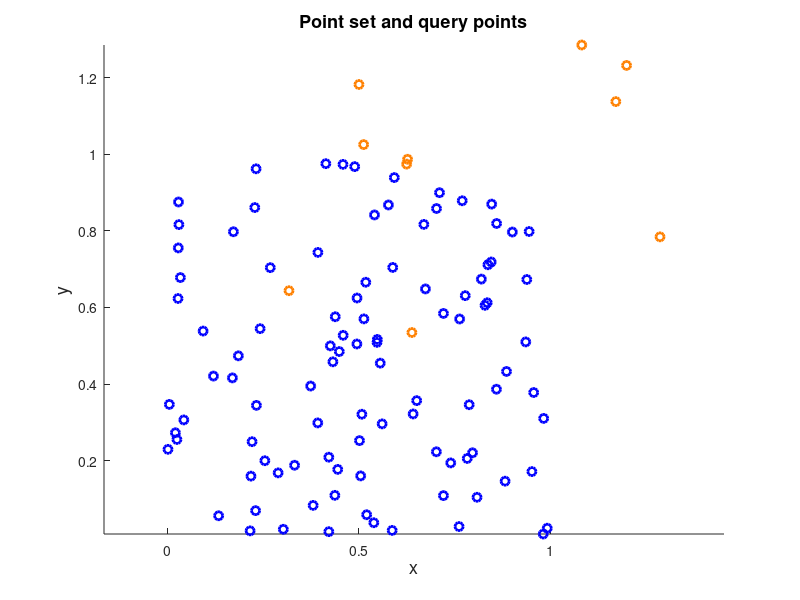

Reproduce this figure in MATLAB. (Note: this script raises an error after producing the figure.)
%% Point in polygon (PIP) problem in 2-dimensional space
% The point-in-polygon (PIP) problem asks whether each point of an
% arbitrary point set (query points) lies inside, outside, or on the
% boundary of the convex hull of another given point set (polygon in
% plane).

%% Initial data
% Set the random number generator.
rng(1);
%% 
% Set the points the convex hull of which defines the polygon.
points=rand(100,2);
%% 
% Set the query points, i.e. the points for which it will be determined if
% they lie inside or outside the polygon formed by the convex hull of
% $points$.
querypoints=0.3+rand(10,2);
%%
% Plot the points the convex hull of which defines the polygon (in blue)
% and the query points (in orange).
figure('Name','Point set and query points','NumberTitle','off')
scatter(points(:,1),points(:,2),...
    'marker','o','MarkerEdgeColor',[0 0 1],'LineWidth',2)
hold on
scatter(querypoints(:,1),querypoints(:,2),...
    'marker','o','MarkerEdgeColor',[1 0.5 0],'LineWidth',2)
xlabel('x','FontSize',13);
ylabel('y','FontSize',13);
title('Point set and query points','FontSize',13)
axis equal

%% Processing
% Find the plane coefficients of the convex hull of the initial point set.
[chull,cf,df]=convhull_nd(points);
%%
% Determine if the query points are inside or outside the polygon formed by
% the convex hull of $points$. If $inpolygon$ is true, then the
% corresponding point is inside the polygon.
inpolygon=~any(cf*querypoints'+df(:,ones(1,size(querypoints,1)))>0,1);
%%
% Find the coordinates of the query points which are inside the polygon.
inpolygon_points=querypoints(inpolygon,:);

%% Plots
% *Plot the convex hull of the initial point set, the query points, and the
% query points which lie inside the convex hull.*
%%
% Find the first and the second point identity of each edge of the convex
% hull of the initial point set.
node1=chull(:,1);
node2=chull(:,2);
%%
% Find the x and y coordinates of the first and second point of each edge
% of the convex hull of the initial point set.
x1=points(node1,1);
x2=points(node2,1);
y1=points(node1,2);
y2=points(node2,2);
%%
% Arrange the coordinate data.
X=[x1,x2]';
Y=[y1,y2]';
%%
% Plot the convex hull of the initial point set (points in filled orange
% and edges in blue), the query points (in blue circles) and the query
% points which lie inside the convex hull (blue circles with orange
% asterisks).
figure('Name','Query points in convex hull','NumberTitle','off')
line(X,Y,'marker','.','markersize',20,'markeredgecolor',[1 0.5 0],...
    'linestyle','-', 'linewidth',2,'color','blue');
hold on
scatter(querypoints(:,1),querypoints(:,2),...
    'marker','o','MarkerEdgeColor',[0 0 1],'LineWidth',2)
scatter(inpolygon_points(:,1),inpolygon_points(:,2),...
    'marker','*','MarkerEdgeColor',[1 0.5 0],'LineWidth',2);
xlabel('x','FontSize',13);
ylabel('y','FontSize',13);
title('Query points in convex hull','FontSize',13)

%% Contact author
%
%  (c) 2024 by George Papazafeiropoulos
%  First Lieutenant, Infrastructure Engineer, Hellenic Air Force
%  Civil Engineer, M.Sc., Ph.D. candidate, NTUA
%
% Email: gpapazafeiropoulos@yahoo.gr
%
% Website: http://users.ntua.gr/gpapazaf/
%


